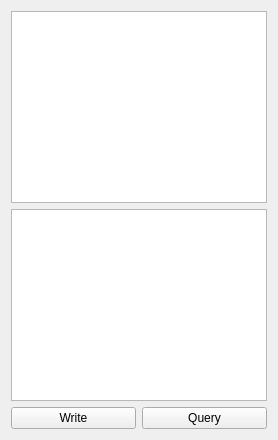
<?xml version="1.0" encoding="UTF-8"?>
<ui version="4.0">
 <class>Form</class>
 <widget class="QWidget" name="Form">
  <property name="windowTitle">
   <string>Form</string>
  </property>
  <layout class="QVBoxLayout" name="verticalLayout">
   <item>
    <widget class="QPlainTextEdit" name="text_in">
     <property name="minimumSize">
      <size>
       <width>100</width>
       <height>30</height>
      </size>
     </property>
    </widget>
   </item>
   <item>
    <widget class="QPlainTextEdit" name="text_out">
     <property name="minimumSize">
      <size>
       <width>100</width>
       <height>30</height>
      </size>
     </property>
     <property name="horizontalScrollBarPolicy">
      <enum>Qt::ScrollBarAsNeeded</enum>
     </property>
     <property name="readOnly">
      <bool>true</bool>
     </property>
    </widget>
   </item>
   <item>
    <layout class="QHBoxLayout" name="horizontalLayout">
     <item>
      <widget class="QPushButton" name="write_btn">
       <property name="text">
        <string>Write</string>
       </property>
      </widget>
     </item>
     <item>
      <widget class="QPushButton" name="query_btn">
       <property name="text">
        <string>Query</string>
       </property>
      </widget>
     </item>
    </layout>
   </item>
  </layout>
 </widget>
 <resources/>
 <connections/>
</ui>
